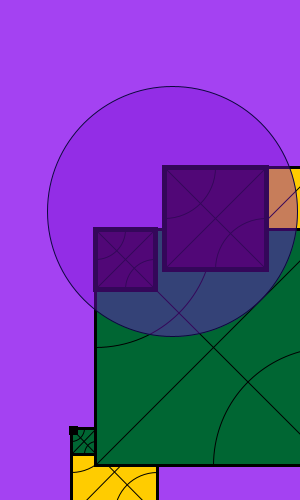
Frame 1 (no input)
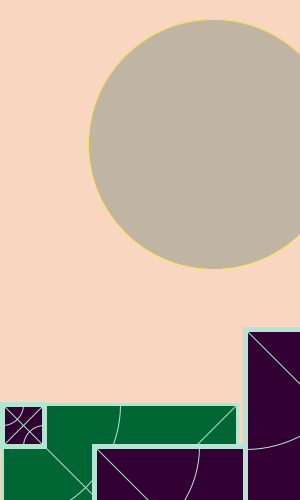
Frame 60 (the mouse pressed at the canvas centre just before this capture)
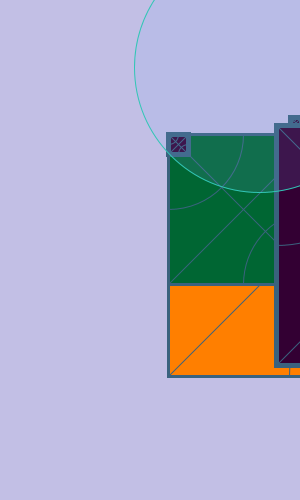
Frame 120 (the mouse held since frame 60 and released just before this capture)

The Processing sketch that drew these frames (run headless with seeded random() and noise(); from frame 60 on, the mouse is pressed at the canvas centre):

// Processing sketch: processing_20334
// ── processing_20334.pde

float[][] startPoints;
float squareSize;
float circleWidth;
float circleHeight;


void setup() {

  frameRate(7);
  size(300,500);
  stroke(0);

  for(int i = 0; i < 3; i++ ) {
    for(int j = 0; j < 2; j++ ) {
    }
  }
} 

void draw() {

  background(random(255),random(255),random(255));
 
 
  startPoints = new float[][] {  
    {
      random(width), random(height)
      }
      ,
    {
      random(width), random(height)
      }
      ,
    {
      random(width), random(height)
      }
    };

    //orange
    for (int r=0; r<startPoints.length; r++) {
      squareSize = random(250);
      strokeWeight(3);
      fill(255,127,0);
      rect(startPoints[r][0], startPoints[r][1], squareSize, squareSize);

      strokeWeight(1);
      line(startPoints[r][0], startPoints[r][1], startPoints[r][0]+squareSize, startPoints[r][1]+squareSize);
      line(startPoints[r][0], startPoints[r][1]+squareSize, startPoints[r][0]+squareSize, startPoints[r][1]);
      noFill();
      arc(startPoints[r][0], startPoints[r][1], squareSize, squareSize, 0, PI/2);
      arc(startPoints[r][0]+squareSize, startPoints[r][1]+squareSize, squareSize, squareSize, PI, 1.5 * PI);
    }

  //yellow
  for (int r=0; r<startPoints.length; r++) {
    squareSize = random(250);
    strokeWeight(3);
    fill(255,204,0);
    rect(startPoints[r][0], startPoints[r][1], squareSize, squareSize);


    strokeWeight(1);
    line(startPoints[r][0], startPoints[r][1], startPoints[r][0]+squareSize, startPoints[r][1]+squareSize);
    line(startPoints[r][0], startPoints[r][1]+squareSize, startPoints[r][0]+squareSize, startPoints[r][1]);
    noFill();
    arc(startPoints[r][0], startPoints[r][1], squareSize, squareSize, 0, PI/2);
    arc(startPoints[r][0]+squareSize, startPoints[r][1]+squareSize, squareSize, squareSize, PI, 1.5 * PI);
  }

  //green
  for (int r=0; r<startPoints.length; r++) {
    squareSize = random(250);
    strokeWeight(3);
    fill(0,102,51);
    rect(startPoints[r][0], startPoints[r][1], squareSize, squareSize);

    strokeWeight(1);
    line(startPoints[r][0], startPoints[r][1], startPoints[r][0]+squareSize, startPoints[r][1]+squareSize);
    line(startPoints[r][0], startPoints[r][1]+squareSize, startPoints[r][0]+squareSize, startPoints[r][1]);
    noFill();
    arc(startPoints[r][0], startPoints[r][1], squareSize, squareSize, 0, PI/2);
    arc(startPoints[r][0]+squareSize, startPoints[r][1]+squareSize, squareSize, squareSize, PI, 1.5 * PI);
  }

  //purp
  for (int r=0; r<startPoints.length; r++) {
    squareSize = random(250);
    strokeWeight(5);
    fill(51,0,51);
    rect(startPoints[r][0], startPoints[r][1], squareSize, squareSize);
    
    strokeWeight(1);
    line(startPoints[r][0], startPoints[r][1], startPoints[r][0]+squareSize, startPoints[r][1]+squareSize);
    line(startPoints[r][0], startPoints[r][1]+squareSize, startPoints[r][0]+squareSize, startPoints[r][1]);
    noFill();
    arc(startPoints[r][0], startPoints[r][1], squareSize, squareSize, 0, PI/2);
    arc(startPoints[r][0]+squareSize, startPoints[r][1]+squareSize, squareSize, squareSize, PI, 1.5 * PI);
  }
  
  
    //circle
  int mySecond = second();
  float circPositionX = map(mySecond, 0, 59, 0, width);
  float circPositionY = map(mySecond, 0, 59, height, 0);
  float circAlpha = map(mySecond, 0, 59, 255, 0);
  
  fill(random(255),random(255),random(255),circAlpha); 
  stroke(random(255),random(255),random(255));
  ellipse(circPositionX,circPositionY,250,250);

}
